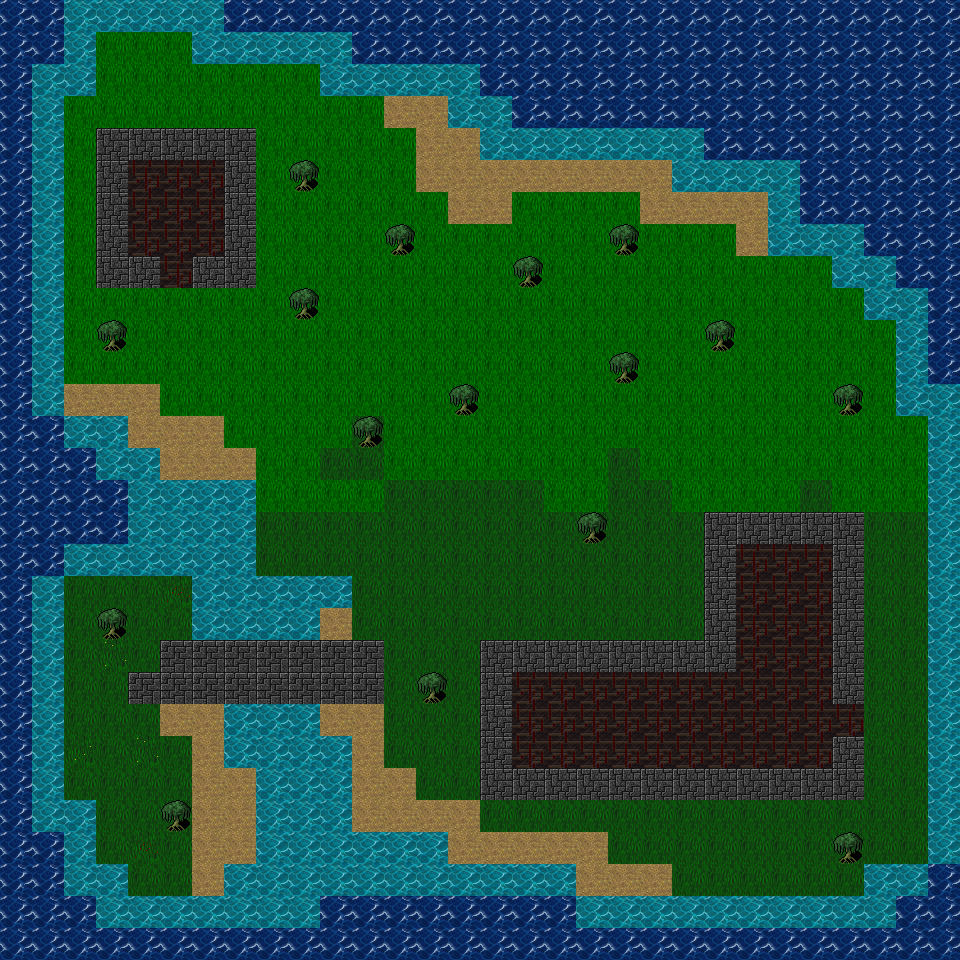

Below is a game level as drawn by its tile map, then a one-line description and the .tmx file that defines it, in full:
An orthogonal 30x30 tile map with 32x32 px tiles, 2 tile layers (Background, Collision).

<map version="1.9" tiledversion="1.9.2" orientation="orthogonal" renderorder="right-down" width="30" height="30" tilewidth="32" tileheight="32" infinite="0" nextlayerid="3" nextobjectid="1">
 <tileset firstgid="1" source="background.tsx" />
 <layer id="1" name="Background" width="30" height="30">
  <data encoding="csv">
269,269,269,269,269,269,269,269,269,269,269,269,269,269,269,269,269,269,269,269,269,269,269,269,269,269,269,269,269,269,
269,269,269,290,290,290,269,269,269,269,269,269,269,269,269,269,269,269,269,269,269,269,269,269,269,269,269,269,269,269,
269,269,269,290,290,290,290,290,290,290,269,269,269,269,269,269,269,269,269,269,269,269,269,269,269,269,269,269,269,269,
269,269,290,290,290,290,290,290,290,290,290,290,515,515,269,269,269,269,269,269,269,269,269,269,269,269,269,269,269,269,
269,269,290,290,290,290,290,290,290,290,290,290,290,515,515,269,269,269,269,269,269,269,269,269,269,269,269,269,269,269,
269,269,290,290,225,225,225,290,290,290,290,290,290,515,515,515,515,515,515,515,515,269,269,269,269,269,269,269,269,269,
269,269,290,290,225,225,225,290,290,290,290,290,290,290,515,515,290,290,290,290,515,515,515,515,269,269,269,269,269,269,
269,269,290,290,225,225,225,290,290,290,290,290,290,290,290,290,290,290,290,290,290,290,290,515,269,269,269,269,269,269,
269,269,290,290,290,225,290,290,290,290,290,290,290,290,290,290,290,290,290,290,290,290,290,290,290,290,269,269,269,269,
269,269,290,290,290,290,290,290,290,290,290,290,290,290,290,290,290,290,290,290,290,290,290,290,290,290,290,269,269,269,
269,269,290,290,290,290,290,290,290,290,290,290,290,290,290,290,290,290,290,290,290,290,290,290,290,290,290,290,269,269,
269,269,290,290,290,290,290,290,290,290,290,290,290,290,290,290,290,290,290,290,290,290,290,290,290,290,290,290,269,269,
269,269,515,515,515,290,290,290,290,290,290,290,290,290,290,290,290,290,290,290,290,290,290,290,290,290,290,290,269,269,
269,269,269,269,515,515,515,290,290,290,290,289,290,290,290,290,290,290,290,290,290,290,290,290,290,290,290,290,290,269,
269,269,269,269,269,515,515,515,290,290,289,289,290,290,290,290,290,290,290,289,290,290,290,290,290,290,290,290,290,269,
269,269,269,269,269,269,269,269,290,290,290,290,289,289,289,289,289,290,290,289,289,290,290,290,290,289,290,290,290,269,
269,269,269,269,269,269,269,269,289,289,289,289,289,289,289,289,289,289,289,289,289,289,289,290,289,290,290,289,289,269,
269,269,269,269,269,269,269,269,289,289,289,289,289,289,289,289,289,289,289,289,289,289,289,225,225,225,289,289,289,269,
269,269,289,289,289,303,269,269,269,269,269,289,289,289,289,289,289,289,289,289,289,289,289,225,225,225,289,289,289,269,
269,269,289,289,289,289,269,269,269,269,515,289,289,289,289,289,289,289,289,289,289,289,289,225,225,225,289,289,289,269,
269,269,289,305,289,506,506,506,506,506,506,506,289,289,289,289,289,289,289,289,289,289,289,225,225,225,289,289,289,269,
269,269,289,289,506,506,506,506,506,506,506,506,289,289,289,289,225,225,225,225,225,225,225,225,225,225,289,289,289,269,
269,269,289,289,289,515,515,269,269,269,515,515,289,289,289,289,225,225,225,225,225,225,225,225,225,225,225,289,289,269,
269,269,307,289,305,289,515,269,269,269,269,515,289,289,289,289,225,225,225,225,225,225,225,225,225,225,289,289,289,269,
269,269,289,289,289,289,515,515,269,269,269,515,515,289,289,289,289,289,289,289,289,289,289,289,289,289,289,289,289,269,
269,269,269,289,289,289,515,515,269,269,269,515,515,515,515,289,289,289,289,289,289,289,289,289,289,289,289,289,289,269,
269,269,269,289,303,289,515,515,269,269,269,269,269,269,515,515,515,515,515,289,289,289,289,289,289,289,289,289,289,269,
269,269,269,269,289,289,515,269,269,269,269,269,269,269,269,269,269,269,515,515,515,289,289,289,289,289,289,269,269,269,
269,269,269,269,269,269,269,269,269,269,269,269,269,269,269,269,269,269,269,269,269,269,269,269,269,269,269,269,269,269,
269,269,269,269,269,269,269,269,269,269,269,269,269,269,269,269,269,269,269,269,269,269,269,269,269,269,269,269,269,269
</data>
 </layer>
 <layer id="2" name="Collision" width="30" height="30">
  <data encoding="csv">
1460,1460,1470,1470,1470,1470,1470,1460,1460,1460,1460,1460,1460,1460,1460,1460,1460,1460,1460,1460,1460,1460,1460,1460,1460,1460,1460,1460,1460,1460,
1460,1460,1470,0,0,0,1470,1470,1470,1470,1470,1460,1460,1460,1460,1460,1460,1460,1460,1460,1460,1460,1460,1460,1460,1460,1460,1460,1460,1460,
1460,1470,1470,0,0,0,0,0,0,0,1470,1470,1470,1470,1470,1460,1460,1460,1460,1460,1460,1460,1460,1460,1460,1460,1460,1460,1460,1460,
1460,1470,0,0,0,0,0,0,0,0,0,0,0,0,1470,1470,1460,1460,1460,1460,1460,1460,1460,1460,1460,1460,1460,1460,1460,1460,
1460,1470,0,504,504,504,504,504,0,0,0,0,0,0,0,1470,1470,1470,1470,1470,1470,1470,1460,1460,1460,1460,1460,1460,1460,1460,
1460,1470,0,504,0,0,0,504,0,843,0,0,0,0,0,0,0,0,0,0,0,1470,1470,1470,1470,1460,1460,1460,1460,1460,
1460,1470,0,504,0,0,0,504,0,0,0,0,0,0,0,0,0,0,0,0,0,0,0,0,1470,1460,1460,1460,1460,1460,
1460,1470,0,504,0,0,0,504,0,0,0,0,843,0,0,0,0,0,0,843,0,0,0,0,1470,1470,1470,1460,1460,1460,
1460,1470,0,504,504,0,504,504,0,0,0,0,0,0,0,0,843,0,0,0,0,0,0,0,0,0,1470,1470,1460,1460,
1460,1470,0,0,0,0,0,0,0,843,0,0,0,0,0,0,0,0,0,0,0,0,0,0,0,0,0,1470,1470,1460,
1460,1470,0,843,0,0,0,0,0,0,0,0,0,0,0,0,0,0,0,0,0,0,843,0,0,0,0,0,1470,1460,
1460,1470,0,0,0,0,0,0,0,0,0,0,0,0,0,0,0,0,0,843,0,0,0,0,0,0,0,0,1470,1460,
1460,1470,0,0,0,0,0,0,0,0,0,0,0,0,843,0,0,0,0,0,0,0,0,0,0,0,843,0,1470,1470,
1460,1460,1470,1470,0,0,0,0,0,0,0,843,0,0,0,0,0,0,0,0,0,0,0,0,0,0,0,0,0,1470,
1460,1460,1460,1470,1470,0,0,0,0,0,0,0,0,0,0,0,0,0,0,0,0,0,0,0,0,0,0,0,0,1470,
1460,1460,1460,1460,1470,1470,1470,1470,0,0,0,0,0,0,0,0,0,0,0,0,0,0,0,0,0,0,0,0,0,1470,
1460,1460,1460,1460,1470,1470,1470,1470,0,0,0,0,0,0,0,0,0,0,843,0,0,0,504,504,504,504,504,0,0,1470,
1460,1460,1470,1470,1470,1470,1470,1470,0,0,0,0,0,0,0,0,0,0,0,0,0,0,504,0,0,0,504,0,0,1470,
1460,1470,0,0,0,0,1470,1470,1470,1470,1470,0,0,0,0,0,0,0,0,0,0,0,504,0,0,0,504,0,0,1470,
1460,1470,0,843,0,0,1470,1470,1470,1470,0,0,0,0,0,0,0,0,0,0,0,0,504,0,0,0,504,0,0,1470,
1460,1470,0,0,0,0,0,0,0,0,0,0,0,0,0,504,504,504,504,504,504,504,504,0,0,0,504,0,0,1470,
1460,1470,0,0,0,0,0,0,0,0,0,0,0,843,0,504,0,0,0,0,0,0,0,0,0,0,504,0,0,1470,
1460,1470,0,0,0,0,0,1470,1470,1470,0,0,0,0,0,504,0,0,0,0,0,0,0,0,0,0,0,0,0,1470,
1460,1470,0,0,0,0,0,1470,1470,1470,1470,0,0,0,0,504,0,0,0,0,0,0,0,0,0,0,504,0,0,1470,
1460,1470,0,0,0,0,0,0,1470,1470,1470,0,0,0,0,504,504,504,504,504,504,504,504,504,504,504,504,0,0,1470,
1460,1470,1470,0,0,843,0,0,1470,1470,1470,0,0,0,0,0,0,0,0,0,0,0,0,0,0,0,0,0,0,1470,
1460,1460,1470,0,0,0,0,0,1470,1470,1470,1470,1470,1470,0,0,0,0,0,0,0,0,0,0,0,0,843,0,0,1470,
1460,1460,1470,1470,0,0,0,1470,1470,1470,1470,1470,1470,1470,1470,1470,1470,1470,0,0,0,0,0,0,0,0,0,1470,1470,1460,
1460,1460,1460,1470,1470,1470,1470,1470,1470,1470,1460,1460,1460,1460,1460,1460,1460,1460,1470,1470,1470,1470,1470,1470,1470,1470,1470,1470,1460,1460,
1460,1460,1460,1460,1460,1460,1460,1460,1460,1460,1460,1460,1460,1460,1460,1460,1460,1460,1460,1460,1460,1460,1460,1460,1460,1460,1460,1460,1460,1460
</data>
 </layer>
</map>
